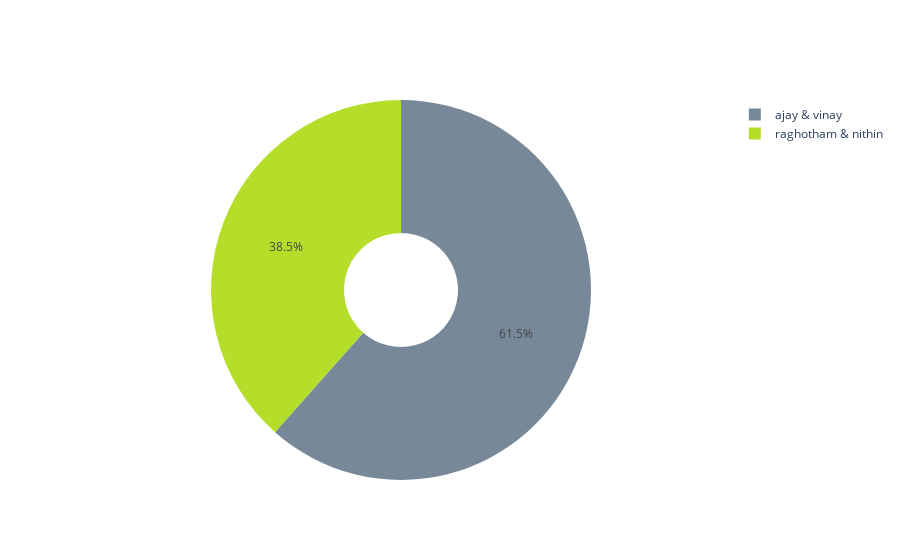

This figure's notebook cell:
### Code cell
go.Figure(
    go.Pie(
        labels=[' & '.join(team_1), ' & '.join(team_2)],
        values=[head_2_head_stats["team_1_wins"], head_2_head_stats["team_2_wins"]],
        hole=0.3,
        marker=dict(colors=["#b5de2b", "lightslategrey"])
    ),
)

### Figure 1 — Plotly figure (JSON) as saved in the notebook; plotly's stock layout.template omitted (floating-point values rounded to 4 significant figures)
{"data": [{"hole": 0.3, "labels": ["raghotham & nithin", "ajay & vinay"], "marker": {"colors": ["#b5de2b", "lightslategrey"]}, "type": "pie", "values": [5, 8]}], "layout": {}}
